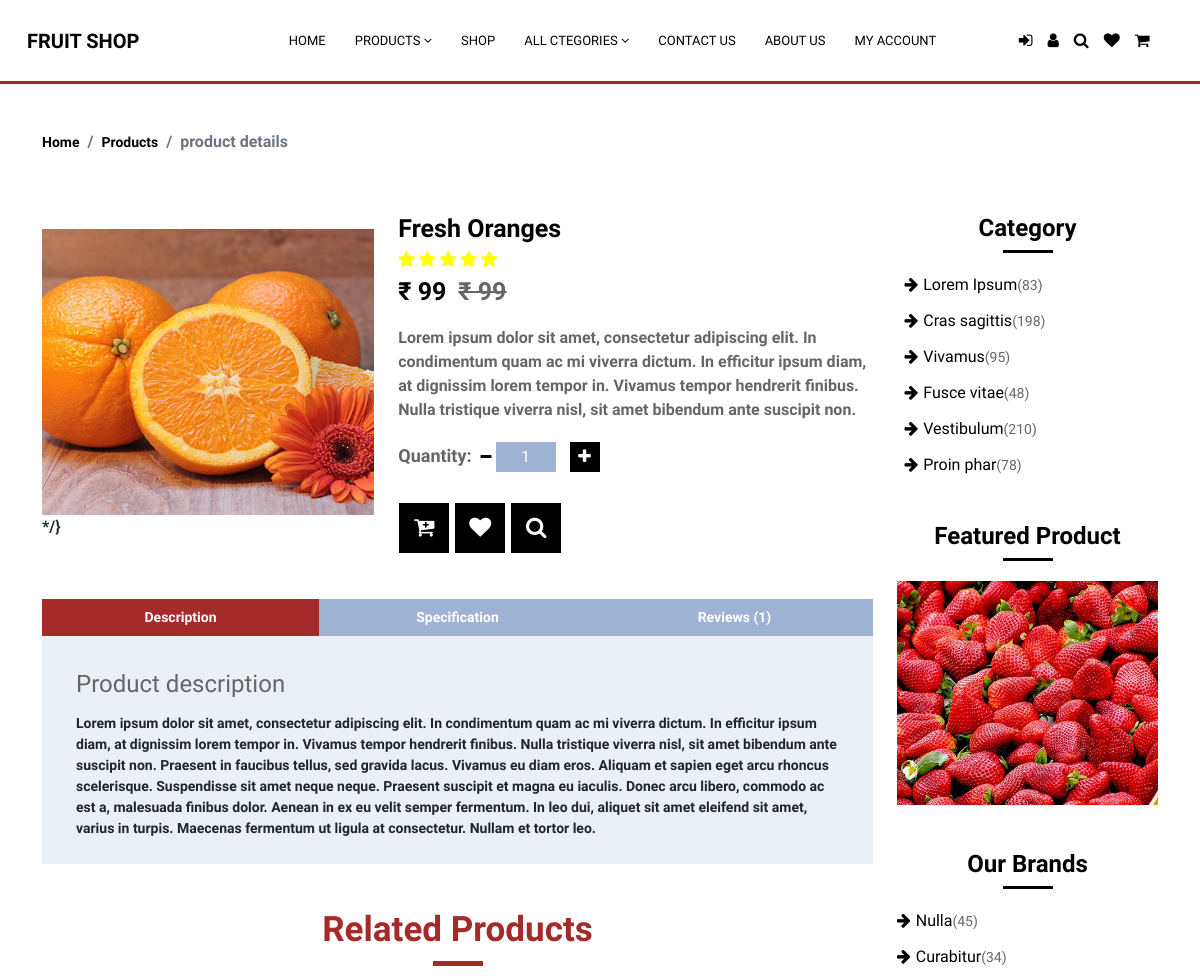
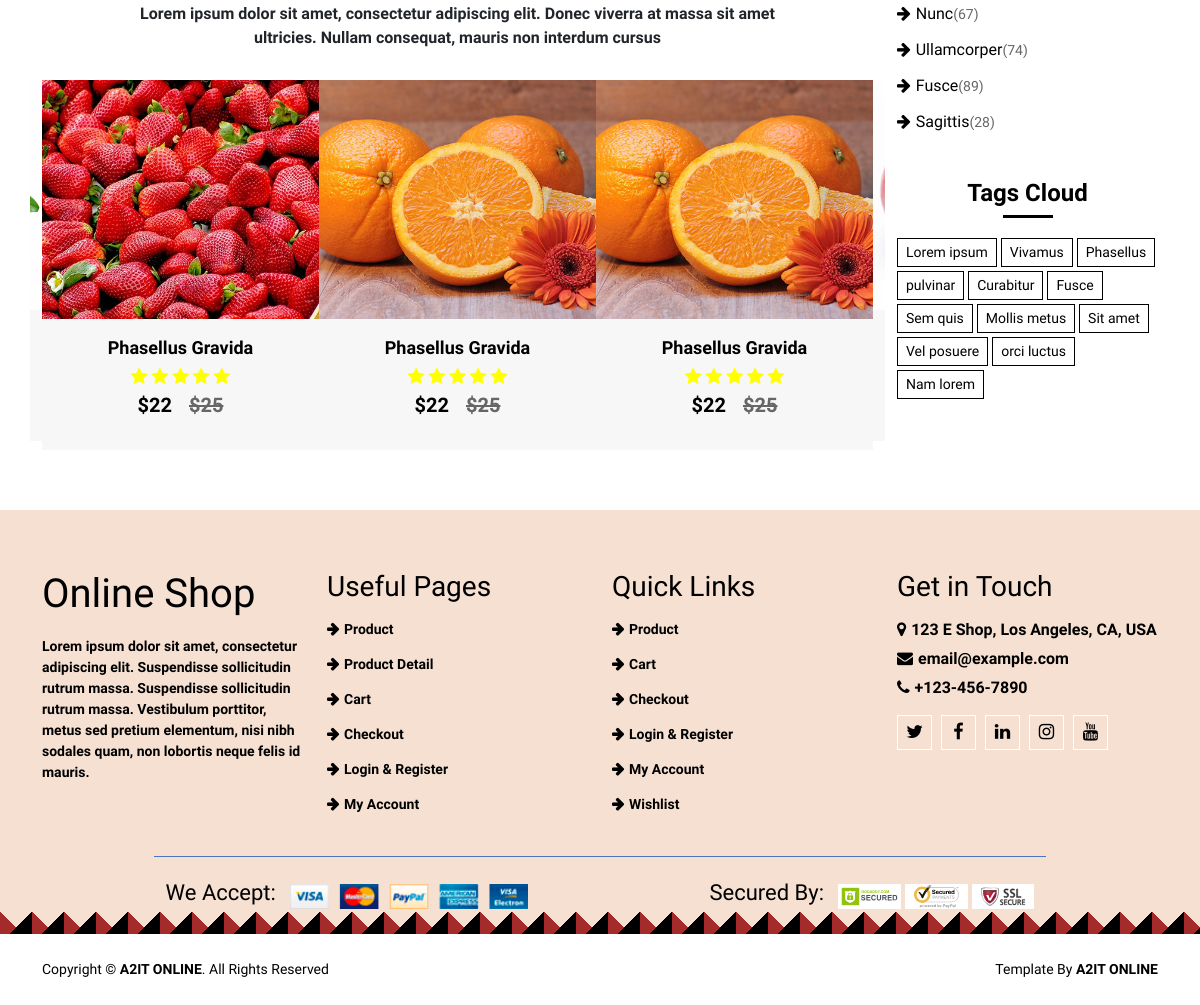
Page /product/1 on the committed database (2 pictures, top to bottom).
### app/models.py (models this page shows, shortened)
class Products(models.Model):
    Product_name = models.CharField(max_length=100)
    Product_Category = models.CharField(max_length=100)
    Product_Short_Description = models.TextField(max_length=100)
    Product_Full_Description = models.TextField(max_length=100)
    Product_Price = models.CharField(max_length=100)
    Product_Discount_price = models.CharField(max_length=100)
    Product_Tag = models.CharField(max_length=500)
    Product_Seo = models.CharField(max_length=500)
    Product_Unit = models.CharField(max_length=100, default='')
    Product_img = models.ImageField(upload_to='Products', max_length=200)
    Product_slide = models.ImageField(upload_to='Products', max_length=200)
    Product_slide2 = models.ImageField(upload_to='Products', max_length=200)
    created_date = models.DateTimeField(default=timezone.now)

### app/views.py (the view)
# urls.py: path('product/<int:id>', views.product, name="product"),
def product(request,id):
    obj = Products.objects.get(pk=id)
    return render(request, 'pages/product.html',{'prod':obj})

### templates/pages/product.html (shortened to what this page needs)
{% extends 'common/base.html' %}
{% load static %}
{% block content %}
<div class="breadcrumb-wrap product-warop-product">
    <div class="container">
        <ul class="breadcrumb">
            <li class="breadcrumb-item"><a href="#">Home</a></li>
            <li class="breadcrumb-item"><a href="#">Products</a></li>
            <li class="breadcrumb-item active">product details</li>
        </ul>
    </div>
</div>
<div class="product-detail">
    <div class="container">
        <div class="row">
            <div class="col-lg-9">
                <div class="row align-items-center product-detail-top">
                    <div class="col-md-5">
                        <div class="product-slider-single">
                            <img src="../{{MEDIA_ROOT}}{{prod.Product_img}}" alt='Product Image' />
                            <img src="../{{MEDIA_ROOT}}{{prod.Product_slide2}}" alt='Product Image' /> */}
                        </div>
                    </div>
                    <div class="col-md-7">
                        <div class="product-content">
                            <div class="title"><h2>{{prod.Product_name}}</h2></div>
                            <div class="ratting">
                                <i class="fa fa-star"></i>
                                <i class="fa fa-star"></i>
                                <i class="fa fa-star"></i>
                                <i class="fa fa-star"></i>
                                <i class="fa fa-star"></i>
                            </div>
                            <div class="price">₹ 99<span>₹ 99</span></div>
                            <div class="details">
                                <p>
                                    Lorem ipsum dolor sit amet, consectetur adipiscing elit. In condimentum quam ac mi viverra dictum. In efficitur ipsum diam, at dignissim lorem tempor in. Vivamus tempor hendrerit finibus. Nulla tristique viverra nisl, sit amet bibendum ante suscipit non.
                                </p>
                            </div>
                            <div class="quantity">
                                <h4>Quantity:</h4>
                                <div class="qty">
                                    <a class="btn-minus"><i class="fa fa-minus"></i></a>
                                    <input type="text" value="1" id="qunt" />
                                    <button class="btn-plus"><i class="fa fa-plus"></i></button>
                                </div>
                            </div>
                            <div class="action">
                                <a id="addtocart2" href="{% url 'addcard' prod.id %}"><i class="fa fa-cart-plus"></i></a>
                                <a href="{% url 'whishlist2' prod.id %}"><i class="fa fa-heart"></i></a>
                                <a href="#"><i class="fa fa-search"></i></a>
                            </div>
                        </div>
                    </div>
                </div>
                <div class="row product-detail-bottom">
                    <div class="col-lg-12">
                        <ul class="nav nav-pills nav-justified">
                            <li class="nav-item">
                                <a class="nav-link active" data-toggle="pill" href="#description">Description</a>
                            </li>
                            <li class="nav-item">
                                <a class="nav-link" data-toggle="pill" href="#specification">Specification</a>
                            </li>
                            <li class="nav-item">
                                <a class="nav-link" data-toggle="pill" href="#reviews">Reviews (1)</a>
                            </li>
                        </ul>
                        <div class="tab-content">
                            <div id="description" class="container tab-pane active"><br />
                                <h4>Product description</h4>
                                <p>
                                    Lorem ipsum dolor sit amet, consectetur adipiscing elit. In condimentum quam ac mi viverra dictum. In efficitur ipsum diam, at dignissim lorem tempor in. Vivamus tempor hendrerit finibus. Nulla tristique viverra nisl, sit amet bibendum ante suscipit non. Praesent in faucibus tellus, sed gravida lacus. Vivamus eu diam eros. Aliquam et sapien eget arcu rhoncus scelerisque. Suspendisse sit amet neque neque. Praesent suscipit et magna eu iaculis. Donec arcu libero, commodo ac est a, malesuada finibus dolor. Aenean in ex eu velit semper fermentum. In leo dui, aliquet sit amet eleifend sit amet, varius in turpis. Maecenas fermentum ut ligula at consectetur. Nullam et tortor leo.
                                </p>
                            </div>
                        </div>
                    </div>
                </div>
                <div class="container">
                    <div class="section-header">
                        <h3>Related Products</h3>
                        <p>
                            Lorem ipsum dolor sit amet, consectetur adipiscing elit. Donec viverra at massa sit amet ultricies. Nullam consequat, mauris non interdum cursus
                        </p>
                    </div>
                </div>
                <div class="row align-items-center product-slider product-slider-3">
                    <div class="col-lg-3">
                        <div class="product-item">
                            <div class="product-image">
                                <a href="product-detail.html">
                                    <img src="../{{MEDIA_ROOT}}{{prod.Product_slide2}}" alt="Product Image" />
                                </a>
                            </div>
                            <div class="product-content">
                                <div class="title"><a href="#">Phasellus Gravida</a></div>
                                <div class="ratting">
                                    <i class="fa fa-star"></i>
                                    <i class="fa fa-star"></i>
                                    <i class="fa fa-star"></i>
                                    <i class="fa fa-star"></i>
                                    <i class="fa fa-star"></i>
                                </div>
                                <div class="price">$22 <span>$25</span></div>
                            </div>
                        </div>
                    </div>
                    <div class="col-lg-3">
                        <div class="product-item">
                            <div class="product-image">
                                <a href="product-detail.html">
                                    <img src="../{{MEDIA_ROOT}}{{prod.Product_img}}" alt="Product Image" />
                                </a>
                            </div>
                            <div class="product-content">
                                <div class="title"><a href="#">Phasellus Gravida</a></div>
                                <div class="ratting">
                                    <i class="fa fa-star"></i>
                                    <i class="fa fa-star"></i>
                                    <i class="fa fa-star"></i>
                                    <i class="fa fa-star"></i>
                                    <i class="fa fa-star"></i>
                                </div>
                                <div class="price">$22 <span>$25</span></div>
                            </div>
                        </div>
                    </div>
                    <div class="col-lg-3">
                        <div class="product-item">
                            <div class="product-image">
                                <a href="product-detail.html">
                                    <img src="{% static '/img/f-1.jpg' %}" alt="Product Image" />
                                </a>
                            </div>
                            <div class="product-content">
                                <div class="title"><a href="#">Phasellus Gravida</a></div>
                                <div class="ratting">
                                    <i class="fa fa-star"></i>
                                    <i class="fa fa-star"></i>
                                    <i class="fa fa-star"></i>
                                    <i class="fa fa-star"></i>
                                    <i class="fa fa-star"></i>
                                </div>
                                <div class="price">$22 <span>$25</span></div>
                            </div>
                        </div>
                    </div>
                    <div class="col-lg-3">
                        <div class="product-item">
                            <div class="product-image">
                                <a href="product-detail.html">
                                    <img src="{% static '/img/f10.jpg' %}" alt="Product Image" />
                                </a>
                            </div>
                            <div class="product-content">
                                <div class="title"><a href="#">Phasellus Gravida</a></div>
                                <div class="ratting">
                                </div>
                                <div class="price">$22 <span>$25</span></div>
                            </div>
                        </div>
                    </div>
                </div>
            </div>
            <div class="col-lg-3">
                <div class="sidebar-widget category">
                    <h2 class="title">Category</h2>
                    <ul>
                        <li><a href="#">Lorem Ipsum</a><span>(83)</span></li>
                        <li><a href="#">Cras sagittis</a><span>(198)</span></li>
                        <li><a href="#">Vivamus</a><span>(95)</span></li>
                        <li><a href="#">Fusce vitae</a><span>(48)</span></li>
                        <li><a href="#">Vestibulum</a><span>(210)</span></li>
                        <li><a href="#">Proin phar</a><span>(78)</span></li>
                    </ul>
                </div>
                <div class="sidebar-widget image">
                    <h2 class="title">Featured Product</h2>
                    <a href="#">
                        <img src="../{{MEDIA_ROOT}}{{prod.Product_slide2}}" alt="Image" />
                    </a>
                </div>
                <div class="sidebar-widget brands">
                    <h2 class="title">Our Brands</h2>
                    <ul>
                        <li><a href="#">Nulla </a><span>(45)</span></li>
                        <li><a href="#">Curabitur </a><span>(34)</span></li>
                        <li><a href="#">Nunc </a><span>(67)</span></li>
                        <li><a href="#">Ullamcorper</a><span>(74)</span></li>
                        <li><a href="#">Fusce </a><span>(89)</span></li>
                        <li><a href="#">Sagittis</a><span>(28)</span></li>
                    </ul>
                </div>
                <div class="sidebar-widget tag">
                    <h2 class="title">Tags Cloud</h2>
                    <a href="#">Lorem ipsum</a>
                    <a href="#">Vivamus</a>
                    <a href="#">Phasellus</a>
                    <a href="#">pulvinar</a>
                    <a href="#">Curabitur</a>
                    <a href="#">Fusce</a>
                    <a href="#">Sem quis</a>
                    <a href="#">Mollis metus</a>
                    <a href="#">Sit amet</a>
                    <a href="#">Vel posuere</a>
                    <a href="#">orci luctus</a>
                    <a href="#">Nam lorem</a>
                </div>
            </div>
        </div>
    </div>
</div>
{% endblock %}

### static/css/style.css (style rules this page uses)
body { line-height: 1.5; font-family: 'Varela Round', sans-serif; font-weight: 700; overflow-x: hidden; }
* { margin:0; box-sizing: border-box; }
body a, p { font-size: 14px; font-weight: 700; }
:before,:after { box-sizing: border-box; }
.product-warop-product { margin-top: 80px; }

### rows in the picture
Products: Product_img (picture), Product_name "Fresh Oranges", Product_slide2 (picture)
